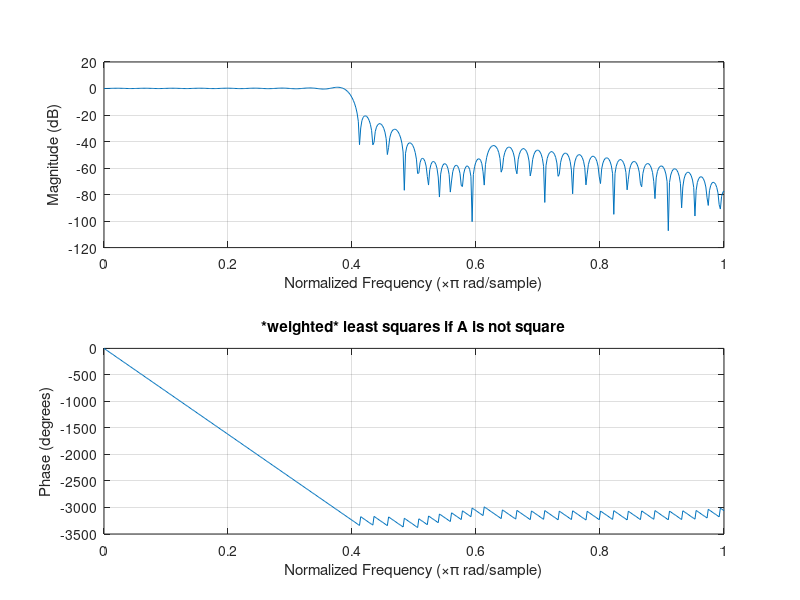
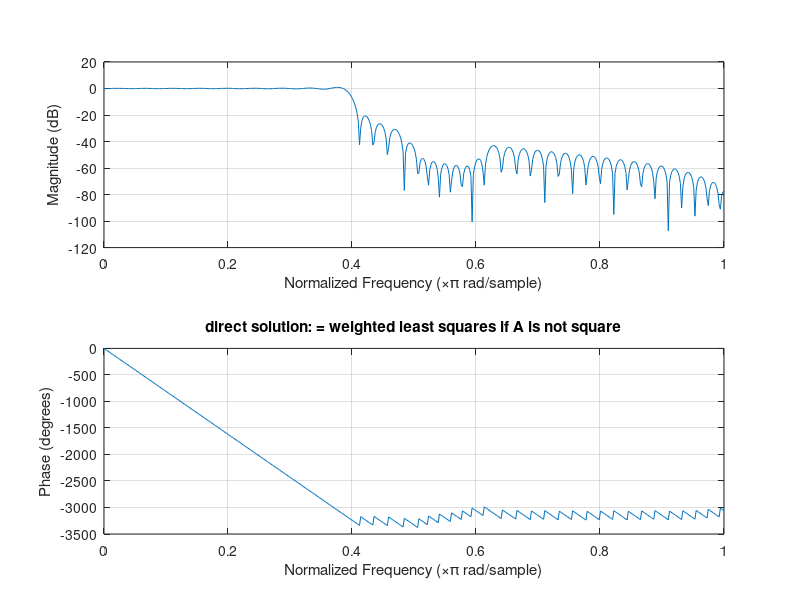

Here is the MATLAB script that generated these plots, in order:


% constraint 1: we want a linear phase, causal filter.
% Solution: we'll cheat and design a real, symmetric filter and then will time-shift
% it after our design is finished.  This means that we will enforce
% w(n) = h(n), n>=0 AND
%      = h(-n), n<0
% thus for an odd filter, length M, we will have Mh = (M-1)/2 symmetric
% points on either side of zero
% because of this, W(omega) = h(0) + 2 sum_{n=1}^{n=Mh) h(n) cos(omega n)

% set the filter length
M = 91;
Mh = (M-1)/2; 

% set up a vector of frequencies:
nFreq = 100;
f = linspace(0,1,nFreq);
omega = f*pi;  % zero to pi

% set up the desired response at those frequencies
Hd = zeros(nFreq,1);
Hd(f<0.4) =1;



% set up the matrix that multiplies the h(n) values
A = zeros(nFreq,Mh+1);
A(:,1) = 1;  % multiplies h(0) at each frequency
for ifreq=1:nFreq
    for n = 1:Mh
        A(ifreq,n+1) = 2*cos(omega(ifreq)*n);
    end
end

%% try just solving directly - normal least-squares
hpos = A\Hd;

% For homework, don't do above... instead, use the pseudo inverse
% explicitly!


% now, stick back the other side
hneg = flipud(hpos(2:end));
b = [hneg; hpos];

figure
freqz(b,1)
title('direct solution: = least squares if A is not square')

%% weighted least squares
%weigthing vector
w = ones(size(Hd));
w(f>0.5 & f<0.6)=100;

hposWLS = lscov(A,Hd,w);  % use the built in matlab tool

% now, stick back the other side
hnegWLS = flipud(hposWLS(2:end));
bWLS = [hnegWLS; hposWLS];

bWLS = bWLS./sum(bWLS);
freqz(bWLS,1)
title('*weighted* least squares if A is not square')
%% do the same thing by hand
bigW = diag(sqrt(w));
wA = bigW*A;
wHd = bigW*Hd;

w_hpos = wA\wHd;



% now, stick back the other side
w_hneg = flipud(w_hpos(2:end));
wb = [w_hneg; w_hpos];

figure
freqz(wb,1)
title('direct solution: = weighted least squares if A is not square')





